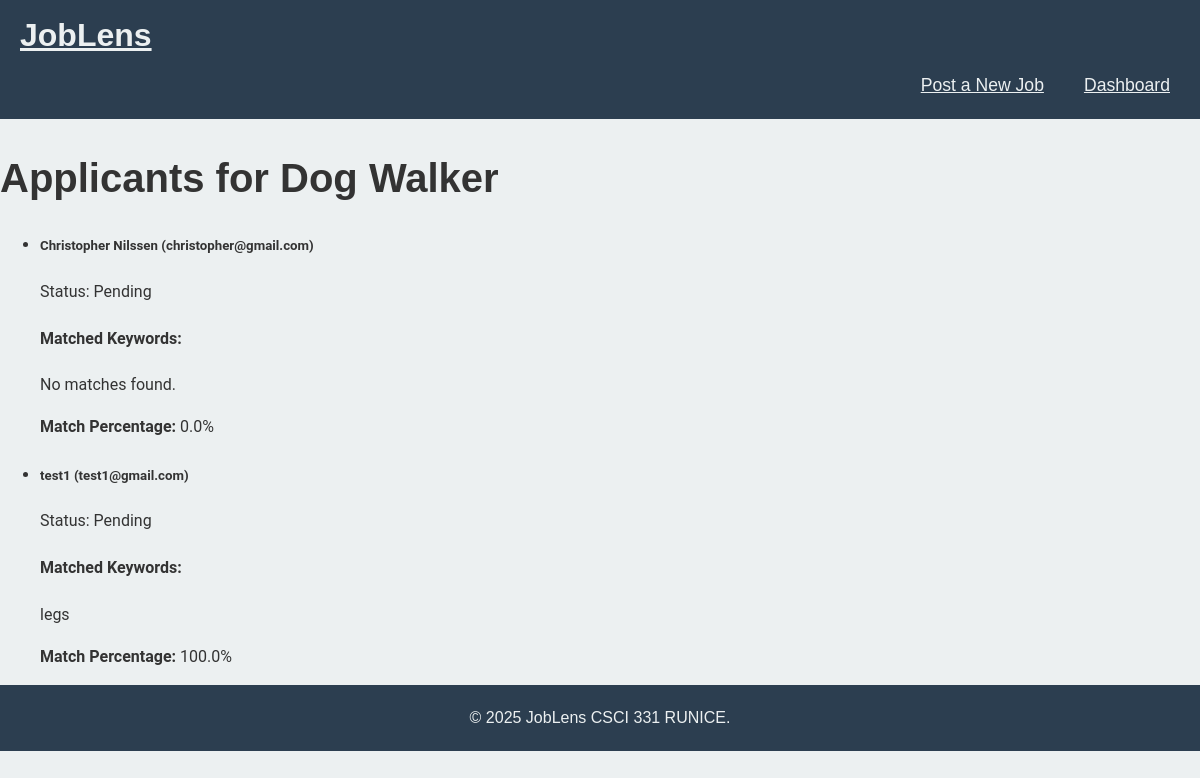
The app's page /view_applicants/2 with its own data.
### tables this page shows
CREATE TABLE Job_Listings (
            job_id INTEGER PRIMARY KEY,
            employer_id INTEGER,
            job_title TEXT NOT NULL,
            job_description TEXT,
            requirements TEXT,
            FOREIGN KEY (employer_id) REFERENCES Employers(employer_id)
        );

CREATE TABLE Applications (
            application_id INTEGER PRIMARY KEY,
            job_id INTEGER,
            candidate_id INTEGER,
            resume_id INTEGER,
            status TEXT,
            FOREIGN KEY (job_id) REFERENCES Job_Listings(job_id),
            FOREIGN KEY (candidate_id) REFERENCES Candidates(candidate_id),
            FOREIGN KEY (resume_id) REFERENCES Resumes(resume_id)
        );

CREATE TABLE Candidates (
            candidate_id INTEGER PRIMARY KEY,
            name TEXT NOT NULL,
            email TEXT NOT NULL,
            phone TEXT
        );

### flask_app/app.py (the view)
@app.route('/view_applicants/<int:job_id>')
def view_applicants(job_id):
    conn = get_db_connection()
    job = conn.execute('SELECT job_title, requirements FROM Job_Listings WHERE job_id = ?', (job_id,)).fetchone()
    rows = conn.execute('''
        SELECT C.candidate_id, C.name, C.email, A.status, R.content AS resume
        FROM Applications A
        JOIN Candidates C ON A.candidate_id = C.candidate_id
        JOIN Resumes R ON C.candidate_id = R.candidate_id
        WHERE A.job_id = ?
    ''', (job_id,)).fetchall()
    conn.close()
    patterns = re.findall(r"\b[a-zA-Z]{2,}\b", job['requirements'].lower())
    pm = PatternMatcher(patterns)
    applicants = []
    for row in rows:
        matches = pm.search(row['resume'].lower())
        matched = {kw for _, kw in matches}
        score = round((len(matched) / len(patterns) * 100), 2) if patterns else 0 # Percentage match
        applicants.append({
            'candidate_id': row['candidate_id'],
            'name': row['name'],
            'email': row['email'],
            'status': row['status'],
            'keywords': sorted(matched),
            'score': score
        })
    return render_template('view_applicants.html', job=job, applicants=applicants)

### flask_app/app.py (called while the page is built)
def get_db_connection():
    conn = sqlite3.connect('database.db')
    conn.row_factory = sqlite3.Row
    return conn

### flask_app/pattern_matcher.py (called while the page is built)
    def add_keyword(self, keyword):
        state = 0
        for char in keyword:
            if char not in self.adj[state]:
                self.adj[state][char] = len(self.adj)
                self.adj.append({})
                self.out.append([])
                self.fail.append(0)
            state = self.adj[state][char]
        self.out[state].append(keyword)

    def build_fail(self):
        q = deque()
        for char, state in self.adj[0].items():
            q.append(state)
            self.fail[state] = 0
        while q:
            r = q.popleft()
            for char, s in self.adj[r].items():
                q.append(s)
                state = self.fail[r]
                while state and char not in self.adj[state]:
                    state = self.fail[state]
                self.fail[s] = self.adj[state].get(char, 0)
                self.out[s].extend(self.out[self.fail[s]])

    def search(self, text):
        state = 0
        matches = []
        for i, char in enumerate(text):
            while state and char not in self.adj[state]:
                state = self.fail[state]
            state = self.adj[state].get(char, 0)
            for pattern in self.out[state]:
                matches.append((i - len(pattern) + 1, pattern))
        return matches

### flask_app/templates/view_applicants.html (shortened to what this page needs)
<!DOCTYPE html>
<html lang="en">
  <head>
    <link
      rel="stylesheet"
      href="{{ url_for('static', filename='css/styles.css') }}"
    />
  </head>
  <body>
    <nav class="custom-navbar">
      <div class="container">
        <a class="navbar-brand" href="/">JobLens</a>
        <div class="navbar-nav ms-auto custom-nav-items">
          <a class="nav-item nav-link" href="{{ url_for('add_job') }}"
            >Post a New Job</a
          >
          <a class="nav-item nav-link" href="{{ url_for('index') }}"
            >Dashboard</a
          >
        </div>
      </div>
    </nav>
    <div class="container mt-5">
      <h1 class="mb-4">Applicants for {{ job.job_title }}</h1>
      <div class="applicants-list">
        <ul class="list-group">
          {% for applicant in applicants %}
          <li class="list-group-item">
            <h5>{{ applicant.name }} ({{ applicant.email }})</h5>
            <p>
              Status:
              <span class="applicant-status">{{ applicant.status }}</span>
            </p>
            <h4>Matched Keywords:</h4>
              {% if applicant.keywords %}
                {{ applicant.keywords | join(', ') }}
              {% else %}
                No matches found.
              {% endif %}
            <p><strong>Match Percentage:</strong> {{ applicant.score }}%</p>
          </li>
          {% endfor %}
        </ul>
      </div>
    </div>
    <footer class="footer mt-5">
      <p>&copy; 2025 JobLens CSCI 331 RUNICE.</p>
    </footer>
  </body>
</html>

### flask_app/static/css/styles.css (style rules this page uses)
body { font-family: "Roboto", sans-serif; background-color: #ecf0f1; color: #333; line-height: 1.6; margin: 0; padding: 0; }
.custom-navbar { background-color: #2c3e50; font-family: "Poppins", sans-serif; padding: 10px 20px; }
.custom-navbar .navbar-brand { font-size: 2rem; font-weight: 700; color: #ecf0f1; }
.custom-nav-items { display: flex; justify-content: flex-end; }
.custom-nav-items .nav-item { margin-left: 20px; }
.custom-nav-items .nav-link { color: #ecf0f1; font-size: 1.1rem; padding: 10px; font-weight: 500; }
h1, h2 { font-family: "Poppins", sans-serif; font-weight: 700; color: #333; }
h1 { font-size: 2.5rem; margin-bottom: 20px; }
footer { background-color: #2c3e50; color: #ecf0f1; text-align: center; padding: 20px; }
footer p { margin: 0; font-family: "Poppins", sans-serif; font-weight: 400; }

### records on screen
Job_Listings: job_title "Dog Walker"
Applications: name "Christopher Nilssen", email "christopher@gmail.com", status "Pending", shows "No matches found.", score "0.0"
Applications: name "test1", email "test1@gmail.com", status "Pending", keywords "legs", score "100.0"
